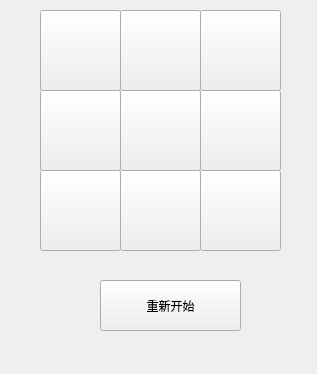
<?xml version="1.0" encoding="UTF-8"?>
<ui version="4.0">
 <class>Widget</class>
 <widget class="QWidget" name="Widget">
  <property name="geometry">
   <rect>
    <x>0</x>
    <y>0</y>
    <width>317</width>
    <height>374</height>
   </rect>
  </property>
  <property name="minimumSize">
   <size>
    <width>317</width>
    <height>374</height>
   </size>
  </property>
  <property name="windowTitle">
   <string>Widget</string>
  </property>
  <widget class="QToolButton" name="toolButton_12">
   <property name="geometry">
    <rect>
     <x>120</x>
     <y>10</y>
     <width>81</width>
     <height>81</height>
    </rect>
   </property>
   <property name="text">
    <string/>
   </property>
  </widget>
  <widget class="QToolButton" name="toolButton_11">
   <property name="geometry">
    <rect>
     <x>40</x>
     <y>10</y>
     <width>81</width>
     <height>81</height>
    </rect>
   </property>
   <property name="text">
    <string/>
   </property>
  </widget>
  <widget class="QToolButton" name="toolButton_13">
   <property name="geometry">
    <rect>
     <x>200</x>
     <y>10</y>
     <width>81</width>
     <height>81</height>
    </rect>
   </property>
   <property name="text">
    <string/>
   </property>
  </widget>
  <widget class="QToolButton" name="toolButton_23">
   <property name="geometry">
    <rect>
     <x>200</x>
     <y>90</y>
     <width>81</width>
     <height>81</height>
    </rect>
   </property>
   <property name="text">
    <string/>
   </property>
  </widget>
  <widget class="QToolButton" name="toolButton_22">
   <property name="geometry">
    <rect>
     <x>120</x>
     <y>90</y>
     <width>81</width>
     <height>81</height>
    </rect>
   </property>
   <property name="text">
    <string/>
   </property>
  </widget>
  <widget class="QToolButton" name="toolButton_21">
   <property name="geometry">
    <rect>
     <x>40</x>
     <y>90</y>
     <width>81</width>
     <height>81</height>
    </rect>
   </property>
   <property name="text">
    <string/>
   </property>
  </widget>
  <widget class="QToolButton" name="toolButton_33">
   <property name="geometry">
    <rect>
     <x>200</x>
     <y>170</y>
     <width>81</width>
     <height>81</height>
    </rect>
   </property>
   <property name="text">
    <string/>
   </property>
  </widget>
  <widget class="QToolButton" name="toolButton_32">
   <property name="geometry">
    <rect>
     <x>120</x>
     <y>170</y>
     <width>81</width>
     <height>81</height>
    </rect>
   </property>
   <property name="text">
    <string/>
   </property>
  </widget>
  <widget class="QToolButton" name="toolButton_31">
   <property name="geometry">
    <rect>
     <x>40</x>
     <y>170</y>
     <width>81</width>
     <height>81</height>
    </rect>
   </property>
   <property name="text">
    <string/>
   </property>
  </widget>
  <widget class="QPushButton" name="pushButton">
   <property name="geometry">
    <rect>
     <x>100</x>
     <y>280</y>
     <width>141</width>
     <height>51</height>
    </rect>
   </property>
   <property name="text">
    <string>重新开始</string>
   </property>
  </widget>
 </widget>
 <resources/>
 <connections/>
</ui>
